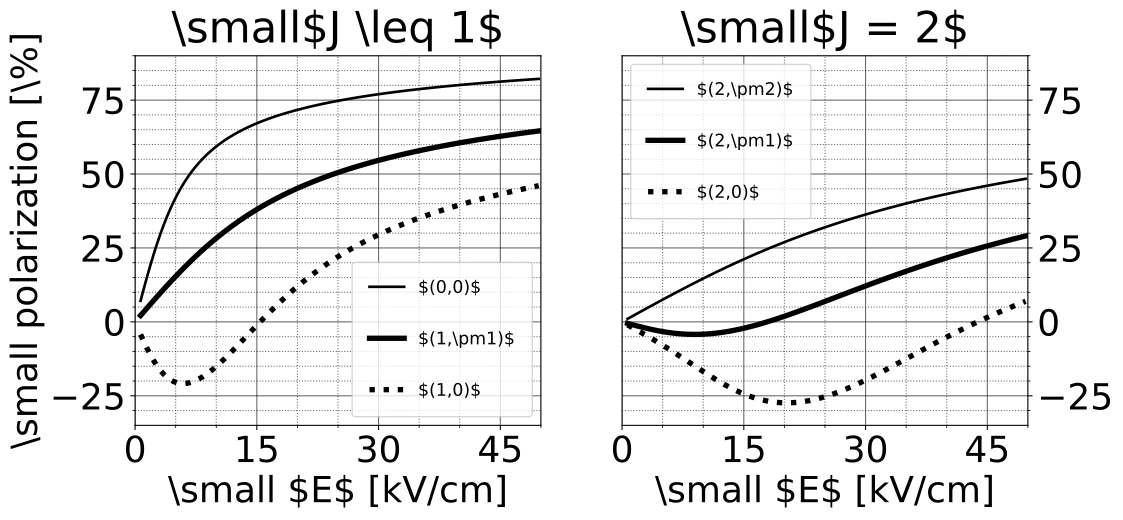

The Python source for this figure:
import numpy as np
import matplotlib
import matplotlib.pyplot as plt
from matplotlib.ticker import (AutoMinorLocator, MultipleLocator)

matplotlib.rcParams['svg.fonttype'] = 'none'
matplotlib.rcParams['axes.titlepad'] = 10
matplotlib.rcParams['font.size'] = 27
matplotlib.rcParams['legend.borderpad'] = 1
matplotlib.rcParams['legend.borderaxespad'] = .5
matplotlib.rcParams['legend.labelspacing'] = 2

# import data
P_arr = np.loadtxt("P_arr.csv")
Ez_arr = np.loadtxt("Ez_arr.csv")

# setup figure
fig, axx = plt.subplots(nrows=1, ncols=2, figsize=(12,5))

axx[0].plot(Ez_arr/1e3, 100*P_arr[:,0],  color="black", lw=2, label="\$(0,0)\$")
axx[0].plot(Ez_arr/1e3, 100*P_arr[:,4],  color="black", lw=4, ls="-", label="\$(1,\pm1)\$")
axx[0].plot(Ez_arr/1e3, 100*P_arr[:,12], color="black", lw=4, ls=":", label="\$(1,0)\$")

axx[1].plot(Ez_arr/1e3, 100*P_arr[:,16],  color="black", lw=2, label="\$(2,\pm2)\$")
axx[1].plot(Ez_arr/1e3, 100*P_arr[:,24],  color="black", lw=4, ls="-", label="\$(2,\pm1)\$")
axx[1].plot(Ez_arr/1e3, 100*P_arr[:,32], color="black", lw=4, ls=":", label="\$(2,0)\$")
 
for i in range(2):
    axx[i].set_xlabel("\\small \$E\$ [kV/cm]")
    axx[i].set_xlim((0,50))
    axx[i].set_ylim((-35,90))

    # grid
    axx[i].xaxis.set_major_locator(MultipleLocator(15))
    axx[i].yaxis.set_major_locator(MultipleLocator(25))
    axx[i].xaxis.set_minor_locator(AutoMinorLocator(3))
    axx[i].yaxis.set_minor_locator(AutoMinorLocator(5))
    axx[i].grid(which='minor', alpha=0.6, color="black", ls=":")
    axx[i].grid(which='major', alpha=0.6, color="black", ls="-")

fs = 13
axx[0].legend(fontsize=fs, loc='lower right')
axx[1].legend(fontsize=fs, loc='upper left')

axx[0].set_title("\\small\$J \leq 1\$")
axx[0].set_ylabel("\\small polarization [\%]")

axx[1].set_title("\\small\$J = 2\$")
axx[1].yaxis.set_label_position("right")
axx[1].yaxis.tick_right();

# save to file
plt.savefig('polarizeTlF.svg', bbox_inches='tight')
